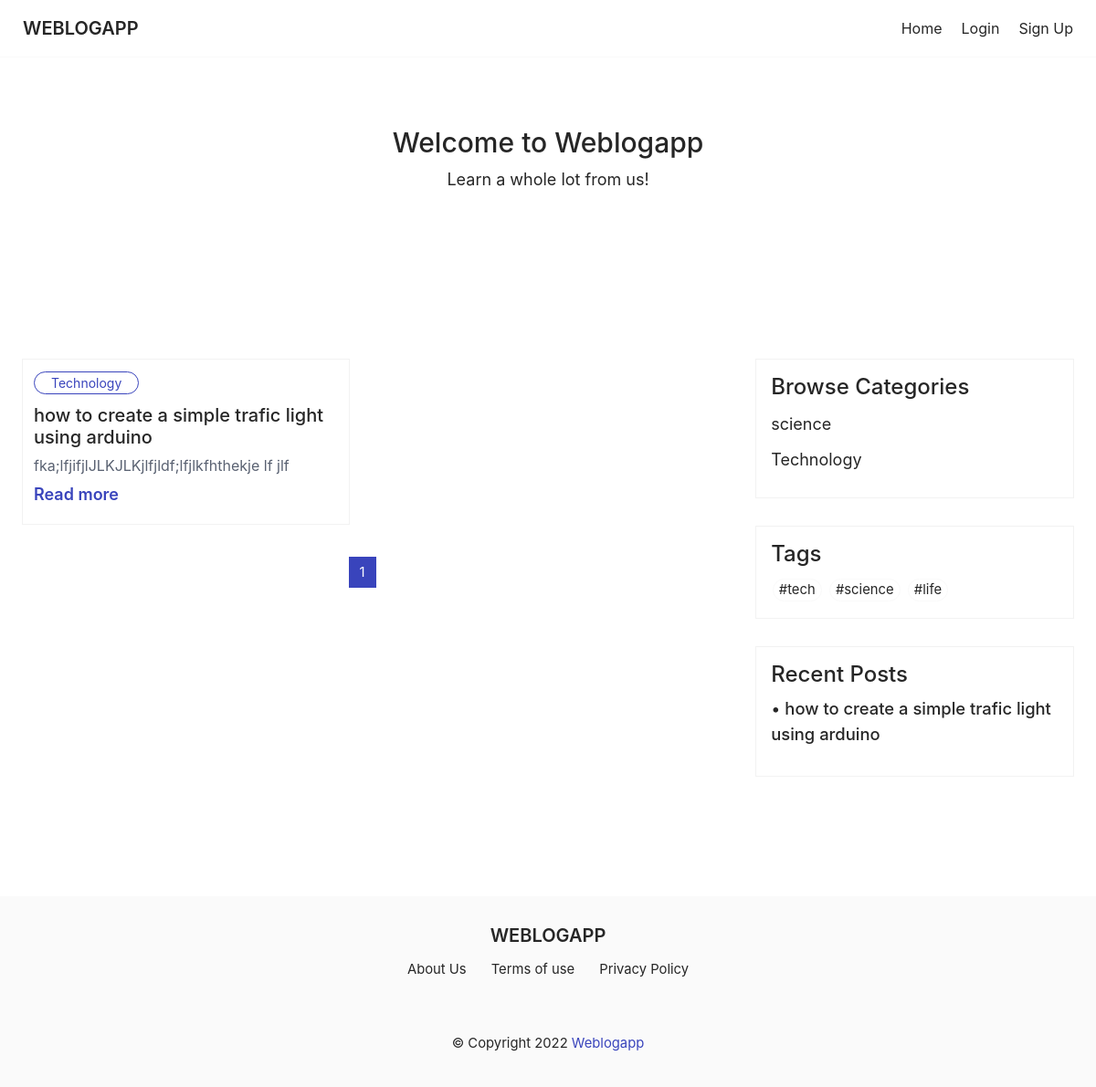
The page / on the database its author committed.
### blogapp/models.py (models this page shows, shortened)
class Post(models.Model):
    title = models.CharField(max_length=200)
    category = models.ForeignKey(Category, null=True, related_name="posts", blank=True,
                                 on_delete=models.SET_NULL)
    tags = TaggableManager()
    content = HTMLField(blank=True, null=True)
    image = models.ImageField(upload_to='static/images', blank=True, null=True)
    image_credit = models.URLField(null=True, help_text="paste or type the link(optional)", blank=True)
    author = models.ForeignKey(User, on_delete=models.CASCADE, related_name='blog')
    slug = models.SlugField(max_length=100, unique=True)
    updated = models.DateTimeField(auto_now=True)
    date_created = models.DateTimeField(default=timezone.now)
    status = models.IntegerField(choices=STATUS, default=0)
    likes = models.ManyToManyField(User, related_name='liked_posts', blank=True)
    def get_absolute_url(self):
        return reverse('blogapp:detail', args=[self.slug])
    class Meta:
        ordering = ['date_created']
        verbose_name = 'Post'
        verbose_name_plural = 'Posts'

class Category(models.Model):
    name = models.CharField(max_length=150, null=False, blank=False)
    slug = models.SlugField(max_length=100, unique=True, blank=True)
    class Meta:
        ordering=('-name',)
    def __str__(self):
        return self.name

### blogapp/views.py (the view)
# urls.py: path('', views.home_view, name='home'),
def home_view(request, tag_slug=None):
    object_list = Post.objects.filter(status=1).order_by('-date_created')
    categories = Category.objects.all()
    all_tags = Tag.objects.all()
    tag = None
    if tag_slug:
        tag = get_object_or_404(Tag, slug=tag_slug)
        object_list = object_list.filter(tags=tag)
    paginator = Paginator(object_list, 4)
    page = request.GET.get('page')
    try:
        object_list = paginator.page(page)
    except PageNotAnInteger:
        object_list = paginator.page(1)
    except EmptyPage:
        object_list = paginator.page(paginator.num_pages)
    return render(request, 'blogapp/home.html', {'object_list': object_list,
                                                 'page': page, 'all_tags': all_tags,
                                                 'categories': categories,
                                                 'tag': tag})

### blogapp/templatetags/blog_tags.py (called while the page is built)
@register.inclusion_tag('blogapp/latest_posts.html')
def show_latest_posts(count=5):
    latest_posts = Post.objects.filter(status=1).order_by('-date_created')[:count]
    return {'latest_posts': latest_posts}

### blogapp/templates/blogapp/home.html (shortened to what this page needs)
{% extends 'base.html' %} {% load blog_tags %} {% block main %}
<div class="show-case">
  <h1>Welcome to Weblogapp</h1>
  <p class="show-case-text">Learn a whole lot from us!</p>
</div>
<main>
  <div class="container">
    <section>
      <div class="main-wrapper">
        {% for blog in object_list %}
        <div class="blog-card">
          <div class="card-content">
            <a href="{% url 'blogapp:category' blog.category.slug %}" class="category">{{ blog.category }}</a>
            <a href="{{ blog.get_absolute_url }}" class="card-title"
              ><h3>{{ blog.title }}</h3></a>
            <p>
              {{blog.content|safe|truncatewords:14}}
              <a href="{{ blog.get_absolute_url }}" class="read-more"
                >Read more</a
              >
            </p>
          </div>
        </div>
        {% endfor %}
      </div>
      {% include 'blogapp/pagination.html' %}
    </section>
    {% include 'blogapp/sidebar.html' %}
  </div>
</main>
{% endblock %}

### templates/base.html (shortened to what this page needs)
<!DOCTYPE html>
{% load blog_tags %}
{% load static %}
<html lang="en">
<head>
  <link rel="stylesheet" type="text/css" href="{% static 'css/base.css' %}" />
	<link rel="stylesheet" href="https://cdn.jsdelivr.net/npm/highlight.js@11.6.0/styles/a11y-dark.css">
</head>
<body>
<header>
	<nav class="container">
			<a href="{% url 'blogapp:home'%}" class="brand">Weblogapp</a>
		<div class="nav-menu">
			<ul>
			<li><a href="{% url 'blogapp:home'%}">Home</a></li>
				{% if user.is_authenticated %}
				<li><a href="{% url 'user:logout' %}" class="logout">Logout</a></li>
				<li><a href="{% url 'blogapp:bookmarks' %}">Bookmarked Posts</a></li>
{% else %}
				<li><a href="{% url 'user:login' %}" class="login">Login</a></li>
				<li><a href="{% url 'user:signup' %}" class="signup">Sign Up</a></li>
{% endif %}
		</ul>
		</div>
	</nav>
</header>
 {% block main %}
  {% endblock %}
<footer>
		<div class="footer-top container">
			<div class="footer-wrapper">
				<a href="{% url 'blogapp:home' %}" class="brand">Weblogapp</a>
			</div>
       <div class="footer-wrapper">
<a href="{% url 'blogapp:about' %}" class="footer-link">About Us</a>
            <a href="{% url 'blogapp:terms' %}" class="footer-link">Terms of use</a>
		   <a href="{% url 'blogapp:privacy' %}" class="footer-link">Privacy Policy</a>
      </div>
		</div>
		<div class="footer-bottom container">
			<p class="copyright">
      &copy; Copyright 2022 <a href="{% url 'blogapp:home'%}">Weblogapp</a>
    </p>
		</div>
	</footer>
</body>
</html>

### blogapp/templates/blogapp/pagination.html (shortened to what this page needs)
<div class="pagination">
   {% for num in object_list.paginator.page_range %}
    {% if object_list.number == num %}
  <a href="?page={{forloop.counter}}" class="bg-blue" style="color: #fff"
    ><span>{{num}}</span></a
  >
  {% else %}
  <a href="?page={{forloop.counter}}"><span>{{num}}</span></a>
  {% endif %}
   {% endfor %}
</div>

### blogapp/templates/blogapp/sidebar.html
{% load blog_tags %}
<aside>
  <div class="side-box">
    <h2>Browse Categories</h2>
    {% for category in categories %}
    <a href="{% url 'blogapp:category' category.slug %}" class="category-link"
      >{{category.name}}</a
    >
    {% endfor %}
  </div>
  <div class="side-box">
    <h2>Tags</h2>
    {% for tag in all_tags %}
    <a href="{% url 'blogapp:posts_by_tag' tag.slug %}" class="tag-link"
      >#{{tag.name}}</a
    >
    {% endfor %}
  </div>
  <div class="side-box">
    <h2>Recent Posts</h2>
    {% show_latest_posts 4 %}
  </div>
</aside>

### blogapp/templates/blogapp/latest_posts.html
{% for post in latest_posts %}
<li class="recent-post">
  <span>&bull;</span>
  <a href="{{post.get_absolute_url}}" class="recent-post-link">
    {{post.title}}</a
  >
</li>
{% endfor %}

### rows shown on the page
Post: category "Technology", title "how to create a simple trafic light using arduino", content "fka;lfjifjlJLKJLKjlfjldf;lfjlkfhthekje lf jlf"
Category: name "science"
Category: name "Technology"
Tag: name "tech"
Tag: name "science"
Tag: name "life"

### other values the page prints
{{ num }} "1"
